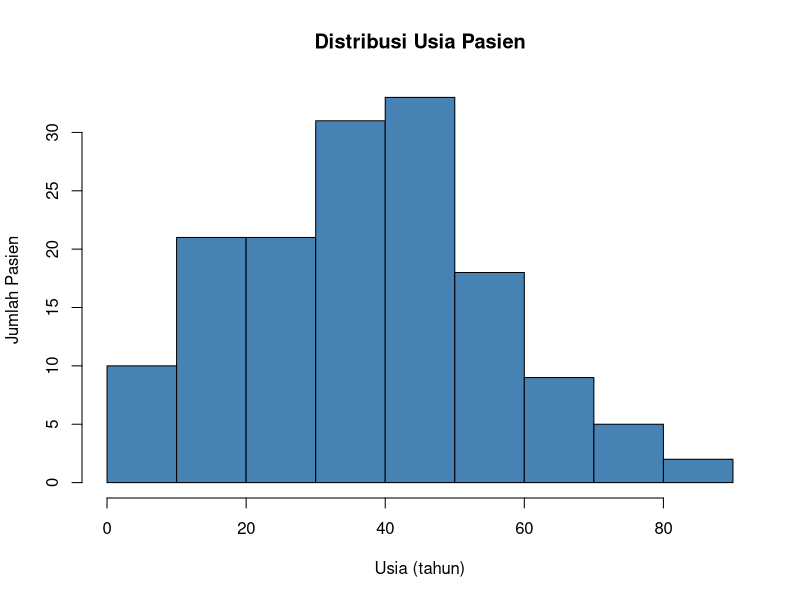
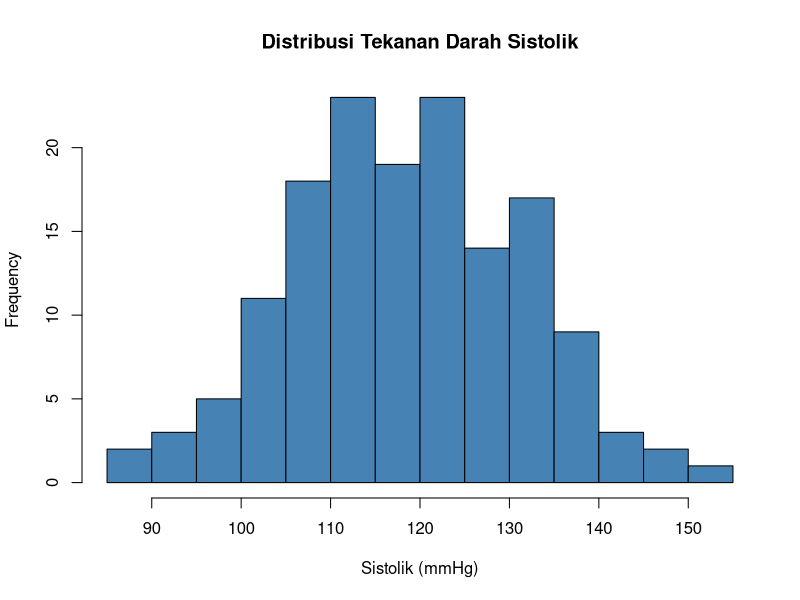
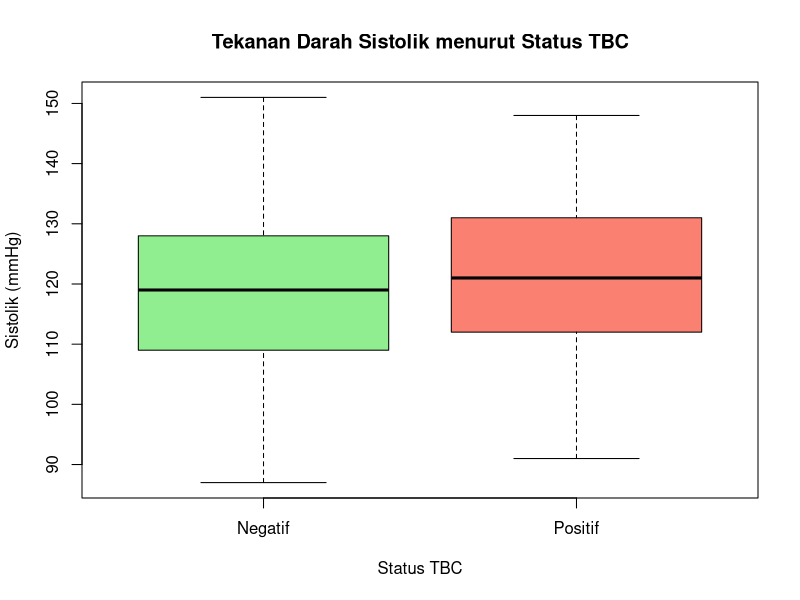
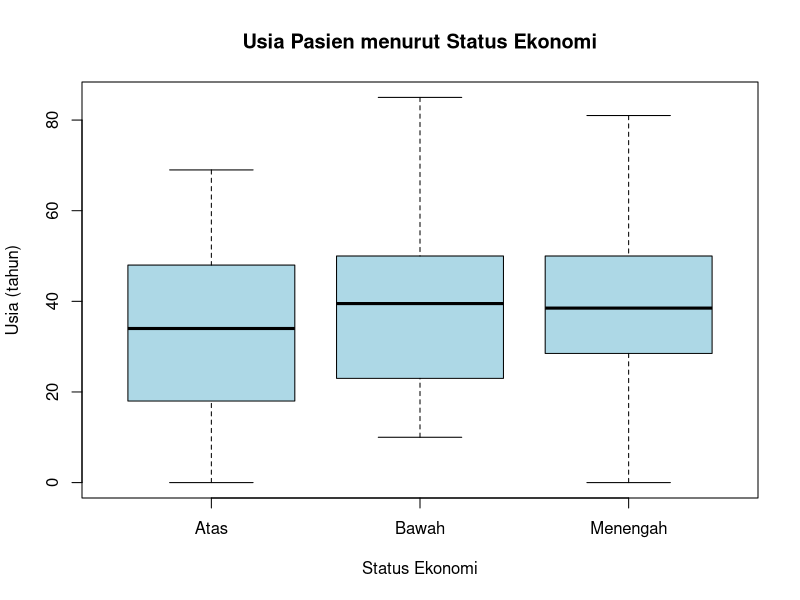
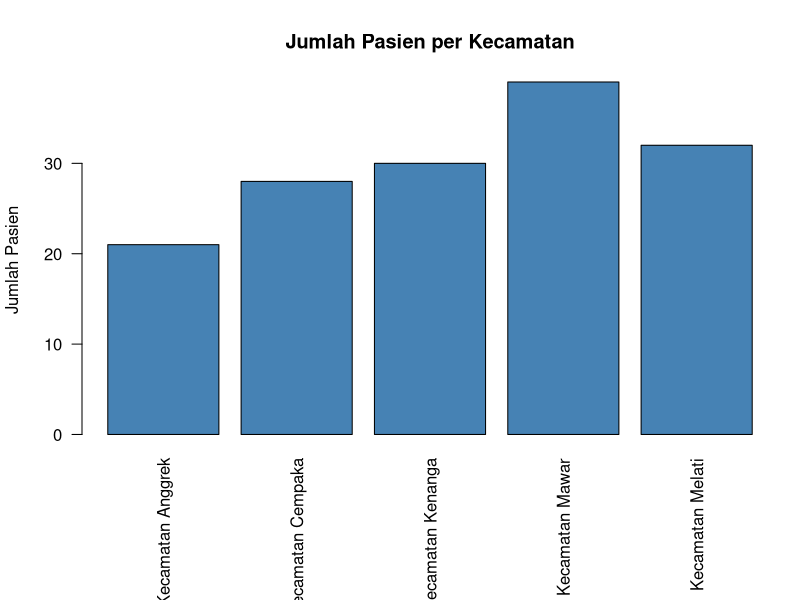
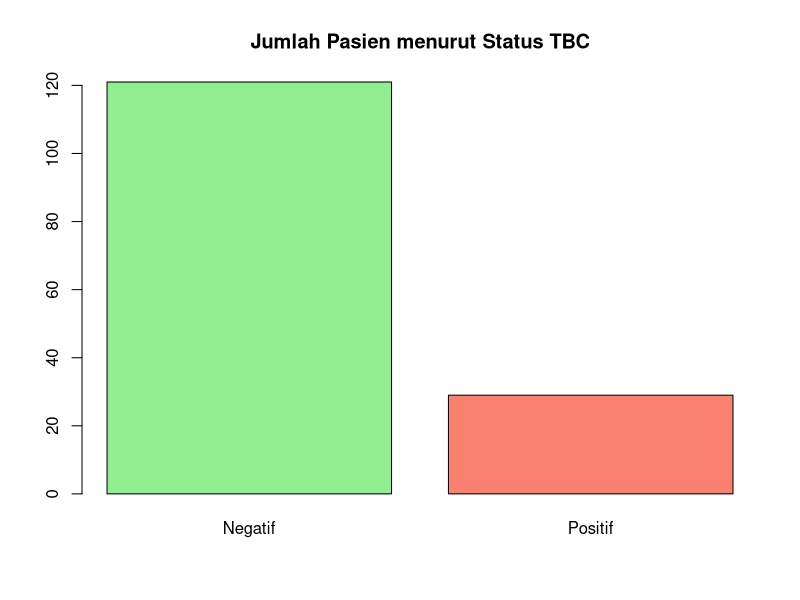
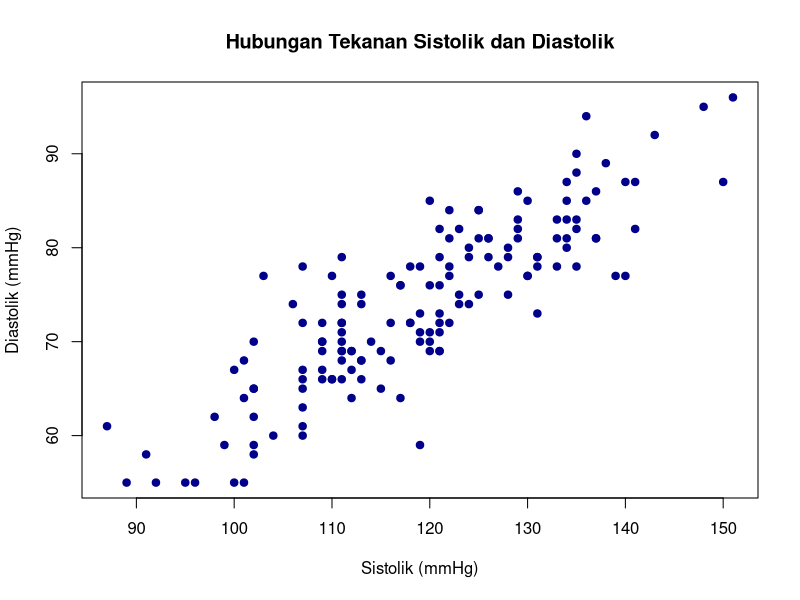
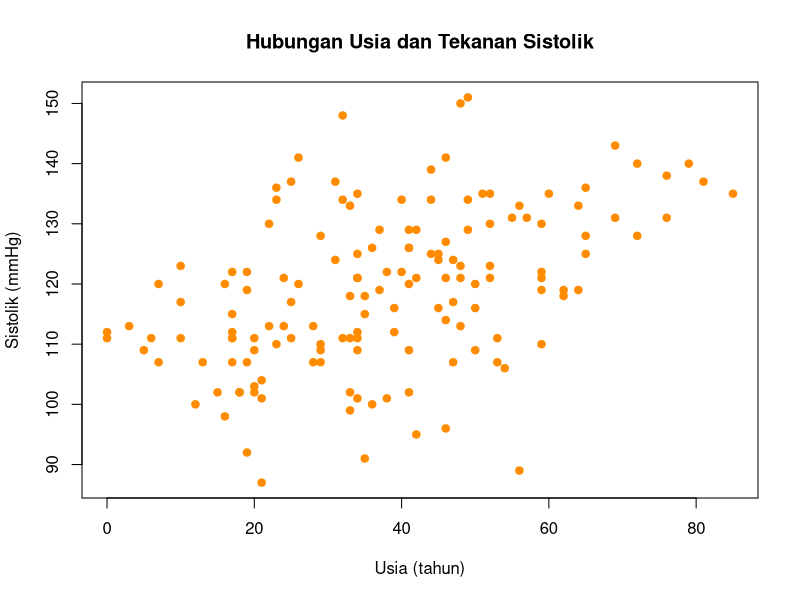

The R script that drew these images, in order:
# =============================================================================
# WORKSHOP INTRODUCTION TO R
# Sesi 5: Visualisasi Dasar dengan Base R
# =============================================================================

pasien <- read.csv("data/data_pasien_puskesmas.csv")

# -----------------------------------------------------------------------
# A. Histogram: melihat distribusi satu variabel numerik
# -----------------------------------------------------------------------

hist(pasien$usia,
     main = "Distribusi Usia Pasien",
     xlab = "Usia (tahun)",
     ylab = "Jumlah Pasien",
     col = "steelblue")

hist(pasien$tekanan_darah_sistolik,
     main = "Distribusi Tekanan Darah Sistolik",
     xlab = "Sistolik (mmHg)",
     col = "steelblue",
     breaks = 15)

# -----------------------------------------------------------------------
# B. Boxplot: membandingkan distribusi numerik antar kategori
# -----------------------------------------------------------------------

boxplot(tekanan_darah_sistolik ~ status_tbc, data = pasien,
        main = "Tekanan Darah Sistolik menurut Status TBC",
        xlab = "Status TBC", ylab = "Sistolik (mmHg)",
        col = c("lightgreen", "salmon"))

boxplot(usia ~ status_ekonomi, data = pasien,
        main = "Usia Pasien menurut Status Ekonomi",
        xlab = "Status Ekonomi", ylab = "Usia (tahun)",
        col = "lightblue")

# -----------------------------------------------------------------------
# C. Barplot: jumlah kategori
# -----------------------------------------------------------------------

jumlah_per_kecamatan <- table(pasien$kecamatan)
par(mar = c(8, 4, 4, 1) + 0.1)  # tambah margin bawah agar label panjang tidak terpotong
barplot(jumlah_per_kecamatan,
        main = "Jumlah Pasien per Kecamatan",
        ylab = "Jumlah Pasien",
        col = "steelblue",
        las = 2)               # las = 2 memutar label sumbu x agar tidak tumpang tindih
par(mar = c(5, 4, 4, 2) + 0.1)  # kembalikan margin default

barplot(table(pasien$status_tbc),
        main = "Jumlah Pasien menurut Status TBC",
        col = c("lightgreen", "salmon"))

# -----------------------------------------------------------------------
# D. Scatter plot: hubungan dua variabel numerik
# -----------------------------------------------------------------------

plot(pasien$tekanan_darah_sistolik, pasien$tekanan_darah_diastolik,
     main = "Hubungan Tekanan Sistolik dan Diastolik",
     xlab = "Sistolik (mmHg)", ylab = "Diastolik (mmHg)",
     pch = 19, col = "darkblue")

plot(pasien$usia, pasien$tekanan_darah_sistolik,
     main = "Hubungan Usia dan Tekanan Sistolik",
     xlab = "Usia (tahun)", ylab = "Sistolik (mmHg)",
     pch = 19, col = "darkorange")

# -----------------------------------------------------------------------
# LATIHAN MANDIRI
# -----------------------------------------------------------------------
# 1. Buat histogram untuk suhu_tubuh, beri judul dan label sumbu yang sesuai
# 2. Buat boxplot tekanan_darah_diastolik menurut jenis_kelamin
# 3. Buat barplot jumlah pasien menurut status_ekonomi
# 4. Buat scatter plot antara usia dan suhu_tubuh, apakah ada pola hubungan?

# Tulis jawaban Anda di bawah ini:



# =============================================================================
# KUNCI JAWABAN
# =============================================================================
#
# hist(pasien$suhu_tubuh, main = "Distribusi Suhu Tubuh Pasien",
#      xlab = "Suhu (Celsius)", col = "steelblue")
#
# boxplot(tekanan_darah_diastolik ~ jenis_kelamin, data = pasien,
#         main = "Tekanan Diastolik menurut Jenis Kelamin",
#         xlab = "Jenis Kelamin", ylab = "Diastolik (mmHg)")
#
# barplot(table(pasien$status_ekonomi),
#         main = "Jumlah Pasien menurut Status Ekonomi", col = "steelblue")
#
# plot(pasien$usia, pasien$suhu_tubuh,
#      main = "Hubungan Usia dan Suhu Tubuh",
#      xlab = "Usia (tahun)", ylab = "Suhu (Celsius)", pch = 19)
